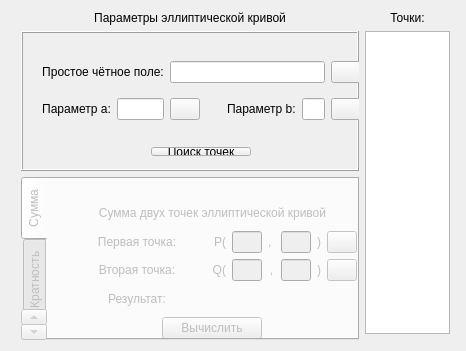
<?xml version="1.0" encoding="UTF-8"?>
<ui version="4.0">
 <class>EllipticCurveClass</class>
 <widget class="QMainWindow" name="EllipticCurveClass">
  <property name="geometry">
   <rect>
    <x>0</x>
    <y>0</y>
    <width>466</width>
    <height>351</height>
   </rect>
  </property>
  <property name="windowTitle">
   <string>EllipticCurve</string>
  </property>
  <widget class="QWidget" name="centralWidget">
   <widget class="QWidget" name="gridLayoutWidget">
    <property name="geometry">
     <rect>
      <x>10</x>
      <y>0</y>
      <width>451</width>
      <height>351</height>
     </rect>
    </property>
    <layout class="QGridLayout" name="gridLayout" rowstretch="0,1,2,0" columnstretch="2,2,1">
     <item row="0" column="2">
      <widget class="QLabel" name="label_2">
       <property name="text">
        <string>Точки:</string>
       </property>
       <property name="alignment">
        <set>Qt::AlignCenter</set>
       </property>
      </widget>
     </item>
     <item row="1" column="0" colspan="2">
      <widget class="QFrame" name="frame">
       <property name="enabled">
        <bool>true</bool>
       </property>
       <property name="minimumSize">
        <size>
         <width>0</width>
         <height>140</height>
        </size>
       </property>
       <property name="frameShape">
        <enum>QFrame::Box</enum>
       </property>
       <property name="frameShadow">
        <enum>QFrame::Raised</enum>
       </property>
       <widget class="QWidget" name="gridLayoutWidget_2">
        <property name="geometry">
         <rect>
          <x>10</x>
          <y>10</y>
          <width>341</width>
          <height>101</height>
         </rect>
        </property>
        <layout class="QGridLayout" name="gridLayout_2" columnstretch="1,0,0,0,0,0,0">
         <item row="0" column="6">
          <widget class="QPushButton" name="randomPrimeButton">
           <property name="maximumSize">
            <size>
             <width>30</width>
             <height>16777215</height>
            </size>
           </property>
           <property name="text">
            <string/>
           </property>
           <property name="icon">
            <iconset>
             <normaloff>play.png</normaloff>play.png</iconset>
           </property>
           <property name="autoDefault">
            <bool>true</bool>
           </property>
          </widget>
         </item>
         <item row="1" column="6">
          <widget class="QPushButton" name="parameterBButton">
           <property name="maximumSize">
            <size>
             <width>30</width>
             <height>16777215</height>
            </size>
           </property>
           <property name="text">
            <string/>
           </property>
           <property name="icon">
            <iconset>
             <normaloff>play.png</normaloff>play.png</iconset>
           </property>
           <property name="autoDefault">
            <bool>true</bool>
           </property>
          </widget>
         </item>
         <item row="0" column="2" colspan="4">
          <widget class="QLineEdit" name="fieldLineEdit"/>
         </item>
         <item row="1" column="4">
          <widget class="QLabel" name="label_5">
           <property name="text">
            <string>Параметр b:</string>
           </property>
          </widget>
         </item>
         <item row="1" column="0">
          <widget class="QLabel" name="label_4">
           <property name="text">
            <string>Параметр a:</string>
           </property>
           <property name="alignment">
            <set>Qt::AlignCenter</set>
           </property>
          </widget>
         </item>
         <item row="1" column="5">
          <widget class="QLineEdit" name="parameterBLineEdit"/>
         </item>
         <item row="1" column="3">
          <spacer name="horizontalSpacer">
           <property name="orientation">
            <enum>Qt::Horizontal</enum>
           </property>
           <property name="sizeHint" stdset="0">
            <size>
             <width>100</width>
             <height>20</height>
            </size>
           </property>
          </spacer>
         </item>
         <item row="1" column="2">
          <widget class="QPushButton" name="parameterAButton">
           <property name="maximumSize">
            <size>
             <width>30</width>
             <height>16777215</height>
            </size>
           </property>
           <property name="text">
            <string/>
           </property>
           <property name="icon">
            <iconset>
             <normaloff>play.png</normaloff>play.png</iconset>
           </property>
           <property name="autoDefault">
            <bool>true</bool>
           </property>
          </widget>
         </item>
         <item row="1" column="1">
          <widget class="QLineEdit" name="parameterALineEdit"/>
         </item>
         <item row="0" column="0" colspan="2">
          <widget class="QLabel" name="label_3">
           <property name="text">
            <string>Простое чётное поле:</string>
           </property>
           <property name="textFormat">
            <enum>Qt::AutoText</enum>
           </property>
           <property name="alignment">
            <set>Qt::AlignCenter</set>
           </property>
          </widget>
         </item>
        </layout>
       </widget>
       <widget class="QWidget" name="horizontalLayoutWidget">
        <property name="geometry">
         <rect>
          <x>10</x>
          <y>105</y>
          <width>341</width>
          <height>31</height>
         </rect>
        </property>
        <layout class="QHBoxLayout" name="horizontalLayout">
         <item>
          <widget class="QPushButton" name="searchPointButton">
           <property name="maximumSize">
            <size>
             <width>100</width>
             <height>16777215</height>
            </size>
           </property>
           <property name="text">
            <string>Поиск точек</string>
           </property>
           <property name="autoDefault">
            <bool>true</bool>
           </property>
          </widget>
         </item>
        </layout>
       </widget>
      </widget>
     </item>
     <item row="1" column="2" rowspan="2">
      <widget class="QPlainTextEdit" name="pointsTextEdit"/>
     </item>
     <item row="0" column="0" colspan="2">
      <widget class="QLabel" name="label">
       <property name="text">
        <string>Параметры эллиптической кривой</string>
       </property>
       <property name="alignment">
        <set>Qt::AlignCenter</set>
       </property>
      </widget>
     </item>
     <item row="2" column="0" rowspan="2" colspan="2">
      <widget class="QTabWidget" name="tabWidget">
       <property name="enabled">
        <bool>false</bool>
       </property>
       <property name="layoutDirection">
        <enum>Qt::LeftToRight</enum>
       </property>
       <property name="tabPosition">
        <enum>QTabWidget::West</enum>
       </property>
       <property name="tabShape">
        <enum>QTabWidget::Rounded</enum>
       </property>
       <property name="currentIndex">
        <number>0</number>
       </property>
       <property name="elideMode">
        <enum>Qt::ElideNone</enum>
       </property>
       <widget class="QWidget" name="tabWidget_2Page1">
        <attribute name="title">
         <string>Сумма</string>
        </attribute>
        <widget class="QWidget" name="gridLayoutWidget_3">
         <property name="geometry">
          <rect>
           <x>10</x>
           <y>10</y>
           <width>311</width>
           <height>161</height>
          </rect>
         </property>
         <layout class="QGridLayout" name="gridLayout_3" rowstretch="1,0,0,1,0" columnstretch="1,0,0,0,0,0,0">
          <item row="1" column="1">
           <widget class="QLabel" name="label_8">
            <property name="text">
             <string>P(</string>
            </property>
            <property name="alignment">
             <set>Qt::AlignRight|Qt::AlignTrailing|Qt::AlignVCenter</set>
            </property>
           </widget>
          </item>
          <item row="3" column="1" colspan="6">
           <widget class="QLabel" name="resultSum">
            <property name="text">
             <string/>
            </property>
            <property name="alignment">
             <set>Qt::AlignCenter</set>
            </property>
           </widget>
          </item>
          <item row="2" column="0">
           <widget class="QLabel" name="label_9">
            <property name="text">
             <string>Вторая точка:</string>
            </property>
            <property name="alignment">
             <set>Qt::AlignCenter</set>
            </property>
           </widget>
          </item>
          <item row="2" column="1">
           <widget class="QLabel" name="label_10">
            <property name="text">
             <string>Q(</string>
            </property>
            <property name="alignment">
             <set>Qt::AlignRight|Qt::AlignTrailing|Qt::AlignVCenter</set>
            </property>
           </widget>
          </item>
          <item row="2" column="6">
           <widget class="QPushButton" name="randomPointButton_2">
            <property name="maximumSize">
             <size>
              <width>30</width>
              <height>16777215</height>
             </size>
            </property>
            <property name="text">
             <string/>
            </property>
            <property name="icon">
             <iconset>
              <normaloff>play.png</normaloff>play.png</iconset>
            </property>
           </widget>
          </item>
          <item row="1" column="3">
           <widget class="QLabel" name="label_11">
            <property name="text">
             <string>, </string>
            </property>
            <property name="alignment">
             <set>Qt::AlignCenter</set>
            </property>
           </widget>
          </item>
          <item row="2" column="5">
           <widget class="QLabel" name="label_14">
            <property name="text">
             <string>)</string>
            </property>
           </widget>
          </item>
          <item row="1" column="0">
           <widget class="QLabel" name="label_7">
            <property name="text">
             <string>Первая точка:</string>
            </property>
            <property name="textFormat">
             <enum>Qt::AutoText</enum>
            </property>
            <property name="alignment">
             <set>Qt::AlignCenter</set>
            </property>
           </widget>
          </item>
          <item row="3" column="0">
           <widget class="QLabel" name="label_15">
            <property name="text">
             <string>Результат:</string>
            </property>
            <property name="alignment">
             <set>Qt::AlignCenter</set>
            </property>
           </widget>
          </item>
          <item row="1" column="2">
           <widget class="QLineEdit" name="xSumLineEdit_1">
            <property name="maximumSize">
             <size>
              <width>30</width>
              <height>16777215</height>
             </size>
            </property>
            <property name="alignment">
             <set>Qt::AlignRight|Qt::AlignTrailing|Qt::AlignVCenter</set>
            </property>
           </widget>
          </item>
          <item row="2" column="4">
           <widget class="QLineEdit" name="ySumLineEdit_2">
            <property name="maximumSize">
             <size>
              <width>30</width>
              <height>16777215</height>
             </size>
            </property>
            <property name="alignment">
             <set>Qt::AlignRight|Qt::AlignTrailing|Qt::AlignVCenter</set>
            </property>
           </widget>
          </item>
          <item row="1" column="5">
           <widget class="QLabel" name="label_12">
            <property name="text">
             <string>)</string>
            </property>
           </widget>
          </item>
          <item row="1" column="4">
           <widget class="QLineEdit" name="ySumLineEdit_1">
            <property name="maximumSize">
             <size>
              <width>30</width>
              <height>16777215</height>
             </size>
            </property>
            <property name="alignment">
             <set>Qt::AlignRight|Qt::AlignTrailing|Qt::AlignVCenter</set>
            </property>
           </widget>
          </item>
          <item row="1" column="6">
           <widget class="QPushButton" name="randomPointButton_1">
            <property name="maximumSize">
             <size>
              <width>30</width>
              <height>16777215</height>
             </size>
            </property>
            <property name="text">
             <string/>
            </property>
            <property name="icon">
             <iconset>
              <normaloff>play.png</normaloff>play.png</iconset>
            </property>
           </widget>
          </item>
          <item row="0" column="0" colspan="7">
           <widget class="QLabel" name="label_6">
            <property name="text">
             <string>Сумма двух точек эллиптической кривой</string>
            </property>
            <property name="alignment">
             <set>Qt::AlignCenter</set>
            </property>
           </widget>
          </item>
          <item row="2" column="2">
           <widget class="QLineEdit" name="xSumLineEdit_2">
            <property name="maximumSize">
             <size>
              <width>30</width>
              <height>16777215</height>
             </size>
            </property>
            <property name="alignment">
             <set>Qt::AlignRight|Qt::AlignTrailing|Qt::AlignVCenter</set>
            </property>
           </widget>
          </item>
          <item row="2" column="3">
           <widget class="QLabel" name="label_13">
            <property name="text">
             <string>,</string>
            </property>
            <property name="alignment">
             <set>Qt::AlignCenter</set>
            </property>
           </widget>
          </item>
          <item row="4" column="0" colspan="7">
           <layout class="QHBoxLayout" name="horizontalLayout_3">
            <item>
             <widget class="QPushButton" name="sumButton">
              <property name="maximumSize">
               <size>
                <width>100</width>
                <height>16777215</height>
               </size>
              </property>
              <property name="text">
               <string>Вычислить</string>
              </property>
              <property name="autoDefault">
               <bool>true</bool>
              </property>
             </widget>
            </item>
           </layout>
          </item>
         </layout>
        </widget>
       </widget>
       <widget class="QWidget" name="tab">
        <attribute name="title">
         <string>Кратность</string>
        </attribute>
        <widget class="QWidget" name="gridLayoutWidget_4">
         <property name="geometry">
          <rect>
           <x>10</x>
           <y>10</y>
           <width>311</width>
           <height>161</height>
          </rect>
         </property>
         <layout class="QGridLayout" name="gridLayout_4" rowstretch="1,0,0,1,0" columnstretch="1,0,0,0,0,0,0">
          <item row="3" column="0">
           <widget class="QLabel" name="label_18">
            <property name="text">
             <string>Результат:</string>
            </property>
            <property name="alignment">
             <set>Qt::AlignCenter</set>
            </property>
           </widget>
          </item>
          <item row="3" column="1" colspan="6">
           <widget class="QLabel" name="resultMul">
            <property name="text">
             <string/>
            </property>
            <property name="alignment">
             <set>Qt::AlignCenter</set>
            </property>
           </widget>
          </item>
          <item row="4" column="0" colspan="7">
           <layout class="QHBoxLayout" name="horizontalLayout_4">
            <item>
             <widget class="QPushButton" name="mulButton">
              <property name="maximumSize">
               <size>
                <width>100</width>
                <height>16777215</height>
               </size>
              </property>
              <property name="text">
               <string>Вычислить</string>
              </property>
              <property name="autoDefault">
               <bool>true</bool>
              </property>
             </widget>
            </item>
           </layout>
          </item>
          <item row="1" column="4">
           <widget class="QLineEdit" name="yMulLineEdit">
            <property name="maximumSize">
             <size>
              <width>30</width>
              <height>16777215</height>
             </size>
            </property>
            <property name="alignment">
             <set>Qt::AlignRight|Qt::AlignTrailing|Qt::AlignVCenter</set>
            </property>
           </widget>
          </item>
          <item row="2" column="6">
           <widget class="QPushButton" name="randomValueButton_1">
            <property name="maximumSize">
             <size>
              <width>30</width>
              <height>16777215</height>
             </size>
            </property>
            <property name="text">
             <string/>
            </property>
            <property name="icon">
             <iconset>
              <normaloff>play.png</normaloff>play.png</iconset>
            </property>
           </widget>
          </item>
          <item row="1" column="0">
           <widget class="QLabel" name="label_22">
            <property name="text">
             <string>Точка:</string>
            </property>
            <property name="textFormat">
             <enum>Qt::AutoText</enum>
            </property>
            <property name="alignment">
             <set>Qt::AlignCenter</set>
            </property>
           </widget>
          </item>
          <item row="1" column="1">
           <widget class="QLabel" name="label_20">
            <property name="text">
             <string>P(</string>
            </property>
            <property name="alignment">
             <set>Qt::AlignRight|Qt::AlignTrailing|Qt::AlignVCenter</set>
            </property>
           </widget>
          </item>
          <item row="1" column="5">
           <widget class="QLabel" name="label_17">
            <property name="text">
             <string>)</string>
            </property>
           </widget>
          </item>
          <item row="1" column="6">
           <widget class="QPushButton" name="randomPointButton_3">
            <property name="maximumSize">
             <size>
              <width>30</width>
              <height>16777215</height>
             </size>
            </property>
            <property name="text">
             <string/>
            </property>
            <property name="icon">
             <iconset>
              <normaloff>play.png</normaloff>play.png</iconset>
            </property>
           </widget>
          </item>
          <item row="0" column="0" colspan="7">
           <widget class="QLabel" name="label_25">
            <property name="text">
             <string>Умножение точки на число</string>
            </property>
            <property name="alignment">
             <set>Qt::AlignCenter</set>
            </property>
           </widget>
          </item>
          <item row="2" column="0">
           <widget class="QLabel" name="label_21">
            <property name="text">
             <string>Множитель:</string>
            </property>
            <property name="alignment">
             <set>Qt::AlignCenter</set>
            </property>
           </widget>
          </item>
          <item row="2" column="1" colspan="5">
           <widget class="QLineEdit" name="valueMulLineEdit">
            <property name="alignment">
             <set>Qt::AlignCenter</set>
            </property>
           </widget>
          </item>
          <item row="1" column="3">
           <widget class="QLabel" name="label_24">
            <property name="text">
             <string>, </string>
            </property>
            <property name="alignment">
             <set>Qt::AlignCenter</set>
            </property>
           </widget>
          </item>
          <item row="1" column="2">
           <widget class="QLineEdit" name="xMulLineEdit">
            <property name="maximumSize">
             <size>
              <width>30</width>
              <height>16777215</height>
             </size>
            </property>
            <property name="alignment">
             <set>Qt::AlignRight|Qt::AlignTrailing|Qt::AlignVCenter</set>
            </property>
           </widget>
          </item>
         </layout>
        </widget>
       </widget>
       <widget class="QWidget" name="tab_2">
        <attribute name="title">
         <string>Диффи-Хеллман</string>
        </attribute>
        <widget class="QWidget" name="gridLayoutWidget_5">
         <property name="geometry">
          <rect>
           <x>10</x>
           <y>7</y>
           <width>311</width>
           <height>168</height>
          </rect>
         </property>
         <layout class="QGridLayout" name="gridLayout_5" rowstretch="0,0,0,0,0,0" columnstretch="1,0,0,0,0,0,0">
          <item row="1" column="0">
           <widget class="QLabel" name="label_23">
            <property name="text">
             <string>Точка:</string>
            </property>
            <property name="textFormat">
             <enum>Qt::AutoText</enum>
            </property>
            <property name="alignment">
             <set>Qt::AlignCenter</set>
            </property>
           </widget>
          </item>
          <item row="4" column="0">
           <widget class="QLabel" name="label_19">
            <property name="text">
             <string>Результат:</string>
            </property>
            <property name="alignment">
             <set>Qt::AlignCenter</set>
            </property>
           </widget>
          </item>
          <item row="0" column="0" colspan="7">
           <widget class="QLabel" name="label_29">
            <property name="text">
             <string>Протокол Диффи-Хеллмана
на эллиптических кривых</string>
            </property>
            <property name="alignment">
             <set>Qt::AlignCenter</set>
            </property>
           </widget>
          </item>
          <item row="2" column="0">
           <widget class="QLabel" name="label_16">
            <property name="text">
             <string>Число первого абонента:</string>
            </property>
            <property name="alignment">
             <set>Qt::AlignCenter</set>
            </property>
           </widget>
          </item>
          <item row="2" column="6">
           <widget class="QPushButton" name="randomValueButton_2">
            <property name="maximumSize">
             <size>
              <width>30</width>
              <height>16777215</height>
             </size>
            </property>
            <property name="text">
             <string/>
            </property>
            <property name="icon">
             <iconset>
              <normaloff>play.png</normaloff>play.png</iconset>
            </property>
           </widget>
          </item>
          <item row="1" column="2">
           <widget class="QLineEdit" name="xDHLineEdit">
            <property name="maximumSize">
             <size>
              <width>30</width>
              <height>16777215</height>
             </size>
            </property>
            <property name="alignment">
             <set>Qt::AlignRight|Qt::AlignTrailing|Qt::AlignVCenter</set>
            </property>
           </widget>
          </item>
          <item row="1" column="6">
           <widget class="QPushButton" name="randomPointButton_4">
            <property name="maximumSize">
             <size>
              <width>30</width>
              <height>16777215</height>
             </size>
            </property>
            <property name="text">
             <string/>
            </property>
            <property name="icon">
             <iconset>
              <normaloff>play.png</normaloff>play.png</iconset>
            </property>
           </widget>
          </item>
          <item row="1" column="4">
           <widget class="QLineEdit" name="yDHLineEdit">
            <property name="maximumSize">
             <size>
              <width>30</width>
              <height>16777215</height>
             </size>
            </property>
            <property name="alignment">
             <set>Qt::AlignRight|Qt::AlignTrailing|Qt::AlignVCenter</set>
            </property>
           </widget>
          </item>
          <item row="2" column="1" colspan="5">
           <widget class="QLineEdit" name="valueDHLineEdit_1">
            <property name="alignment">
             <set>Qt::AlignCenter</set>
            </property>
           </widget>
          </item>
          <item row="4" column="1" colspan="6">
           <widget class="QLabel" name="resultProtocol">
            <property name="text">
             <string/>
            </property>
            <property name="alignment">
             <set>Qt::AlignCenter</set>
            </property>
           </widget>
          </item>
          <item row="3" column="1" colspan="5">
           <widget class="QLineEdit" name="valueDHLineEdit_2">
            <property name="alignment">
             <set>Qt::AlignCenter</set>
            </property>
           </widget>
          </item>
          <item row="1" column="5">
           <widget class="QLabel" name="label_26">
            <property name="text">
             <string>)</string>
            </property>
           </widget>
          </item>
          <item row="1" column="3">
           <widget class="QLabel" name="label_28">
            <property name="text">
             <string>, </string>
            </property>
            <property name="alignment">
             <set>Qt::AlignCenter</set>
            </property>
           </widget>
          </item>
          <item row="1" column="1">
           <widget class="QLabel" name="label_27">
            <property name="text">
             <string>P(</string>
            </property>
            <property name="alignment">
             <set>Qt::AlignRight|Qt::AlignTrailing|Qt::AlignVCenter</set>
            </property>
           </widget>
          </item>
          <item row="3" column="6">
           <widget class="QPushButton" name="randomValueButton_3">
            <property name="maximumSize">
             <size>
              <width>30</width>
              <height>16777215</height>
             </size>
            </property>
            <property name="text">
             <string/>
            </property>
            <property name="icon">
             <iconset>
              <normaloff>play.png</normaloff>play.png</iconset>
            </property>
           </widget>
          </item>
          <item row="3" column="0">
           <widget class="QLabel" name="label_30">
            <property name="text">
             <string>Число второго абонента:</string>
            </property>
            <property name="alignment">
             <set>Qt::AlignCenter</set>
            </property>
           </widget>
          </item>
          <item row="5" column="0" colspan="7">
           <layout class="QHBoxLayout" name="horizontalLayout_5">
            <item>
             <widget class="QPushButton" name="protocolButton">
              <property name="maximumSize">
               <size>
                <width>100</width>
                <height>16777215</height>
               </size>
              </property>
              <property name="text">
               <string>Вычислить</string>
              </property>
              <property name="autoDefault">
               <bool>true</bool>
              </property>
             </widget>
            </item>
           </layout>
          </item>
         </layout>
        </widget>
       </widget>
      </widget>
     </item>
    </layout>
   </widget>
  </widget>
 </widget>
 <layoutdefault spacing="6" margin="11"/>
 <tabstops>
  <tabstop>fieldLineEdit</tabstop>
  <tabstop>randomPrimeButton</tabstop>
  <tabstop>parameterALineEdit</tabstop>
  <tabstop>parameterAButton</tabstop>
  <tabstop>parameterBLineEdit</tabstop>
  <tabstop>parameterBButton</tabstop>
  <tabstop>searchPointButton</tabstop>
  <tabstop>tabWidget</tabstop>
  <tabstop>xSumLineEdit_1</tabstop>
  <tabstop>ySumLineEdit_1</tabstop>
  <tabstop>xSumLineEdit_2</tabstop>
  <tabstop>ySumLineEdit_2</tabstop>
  <tabstop>randomPointButton_1</tabstop>
  <tabstop>randomPointButton_2</tabstop>
  <tabstop>xMulLineEdit</tabstop>
  <tabstop>yMulLineEdit</tabstop>
  <tabstop>randomPointButton_3</tabstop>
  <tabstop>valueMulLineEdit</tabstop>
  <tabstop>xDHLineEdit</tabstop>
  <tabstop>yDHLineEdit</tabstop>
  <tabstop>randomPointButton_4</tabstop>
  <tabstop>valueDHLineEdit_2</tabstop>
  <tabstop>valueDHLineEdit_1</tabstop>
  <tabstop>randomValueButton_2</tabstop>
  <tabstop>randomValueButton_3</tabstop>
  <tabstop>pointsTextEdit</tabstop>
 </tabstops>
 <resources>
  <include location="EllipticCurve.qrc"/>
 </resources>
 <connections/>
</ui>
